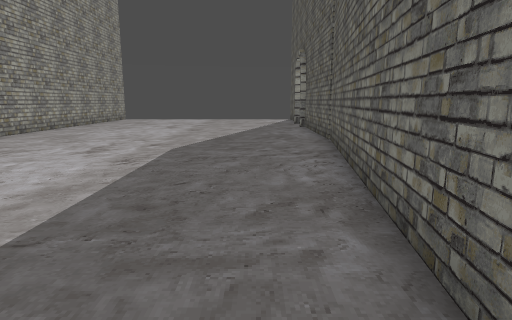
[1] (above)

14 first-person views from a walk through a level from a Godot 3-D game. The camera is 1.3 m above the floor, tilts 10° down and sees 75° across. The floor is counted in squares, 1 m on a side. Each view is taken from the middle of a square. On the plan, view 1 faces up. The plan holds only what a view shows up to about 14 squares ahead; the rest is blank. The place goes on beyond the plan. Characters and animated objects are not drawn. Some surface patterns are stand-ins.

[2]
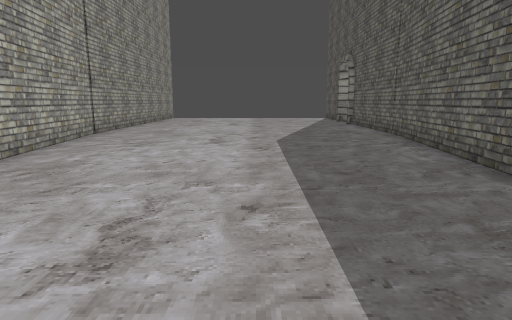

[3]
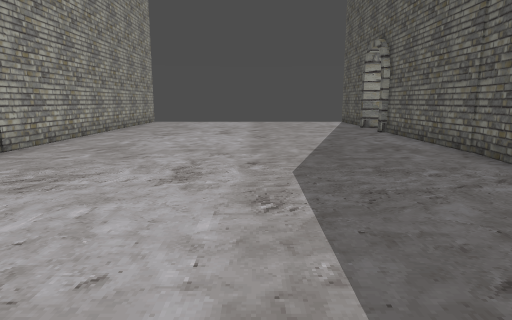

[4]
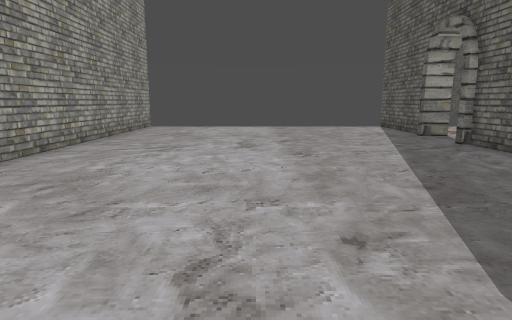

[5]
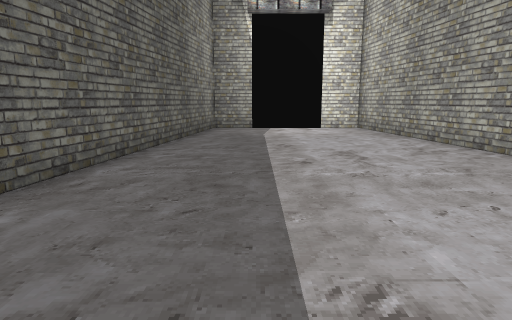

[6]
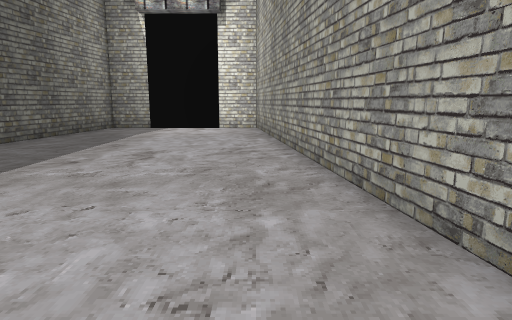

[7]
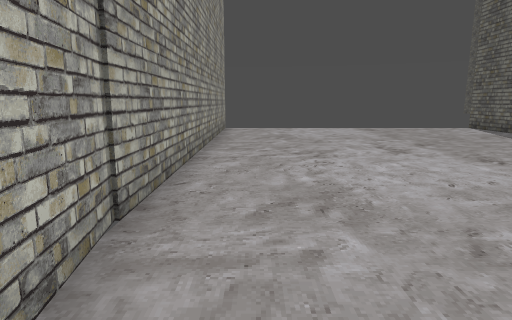

[8]
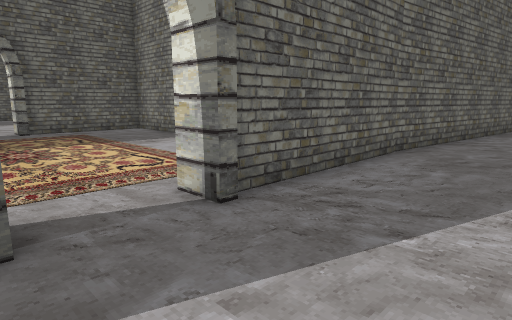

[9]
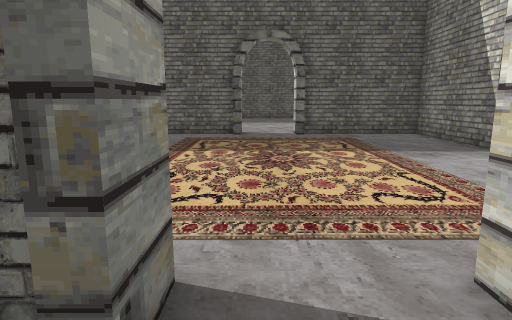

[10]
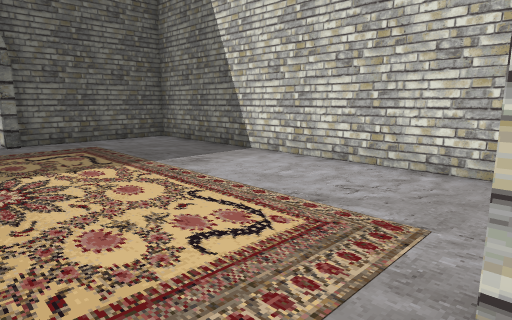

[11]
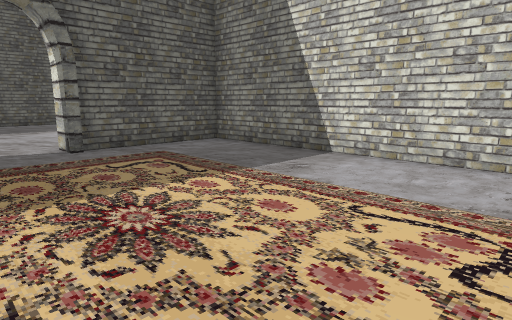

[12]
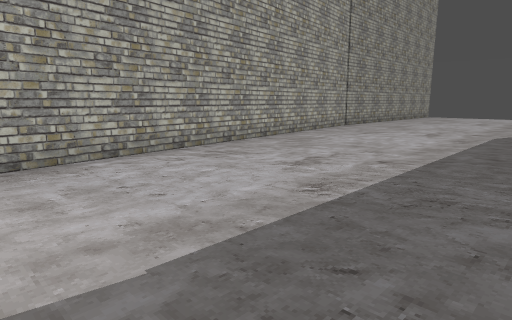

[13]
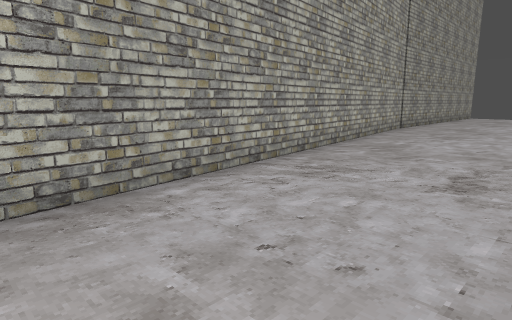

[14]
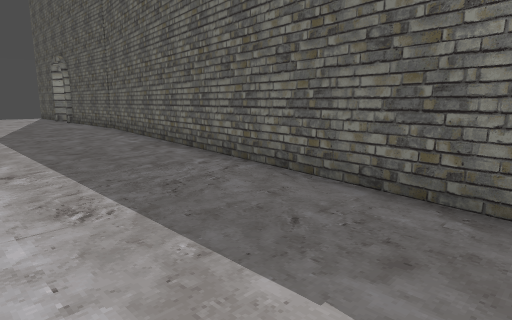

### Floor plan
Points are (right, up) in squares from view 1. A wall is a line through its corners. A room is listed if a view was taken in it or the views show most of it. See-through windows are left out.
Room 1 (views 1, 2, 3, 4, 5, 6, 7, 8, 9, 12, 13, 14)
walls: (-9.6, 11.5) (-7.3, -5.3); (2.5, 11.4) (2.5, 17.1); (2.2, 17) (2.2, 17.4); (2.2, 19.6) (2.2, 20); (-9.5, 20.5) (-9.5, 11.4); (2.5, 20) (2.5, 20.5); (0.4, -5.3) (2.6, 11.6)
ways out: opening at (3, 18.5) to room 2
Room 2 (views 10, 11)
walls: (14.2, 17) (14.2, 17.4) (15.2, 17.4); (14.2, 19.5) (14.2, 20); (3.4, 19.6) (2.2, 19.6); (14.5, 19.9) (14.5, 20.5); (4, 12.5) (14.5, 12.5) (14.5, 17.1); (2.2, 17.4) (3.2, 17.4)
ways out: opening at (3, 18.5) to room 1; opening at (15, 18.5)

Where each view was taken, in squares from view 1:
view 1: 0 up, 0 right, facing up
view 2: 2 down, 3 left, facing up
view 3: 3 up, 3 left, facing up
view 4: 7 up, 4 left, facing up
view 5: 9 up, 2 left, facing down
view 6: 9 up, 7 left, facing down
view 7: 8 up, 8 left, facing up
view 8: 20 up, 1 left, facing down-right
view 9: 19 up, 1 right, facing right
view 10: 19 up, 3 right, facing down-right
view 11: 20 up, 5 right, facing down-right
view 12: 5 down, 0 right, facing up-left
view 13: 5 down, 3 left, facing up-left
view 14: 5 down, 4 left, facing up-right
